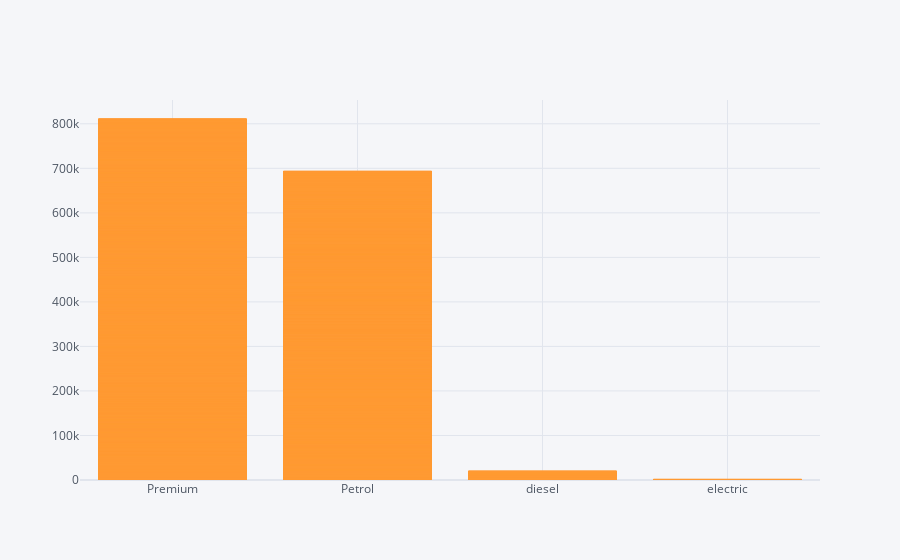

The notebook cell saved with this chart:
### Code cell
data.iplot(kind = "bar" , x= "Fuel",y = "HP" )

### Figure 1 — Plotly figure (JSON) as saved in the notebook; plotly's stock layout.template omitted (floating-point values rounded to 4 significant figures; data arrays with more than 128 entries replaced by an {"elided": "..."} marker saying what was removed)
{"data": [{"marker": {"color": "rgba(255, 153, 51, 0.6)", "line": {"color": "rgba(255, 153, 51, 1.0)", "width": 1}}, "name": "HP", "orientation": "v", "text": "", "type": "bar", "x": {"elided": "10909 str values"}, "y": {"elided": "10909 mixed values"}}], "layout": {"legend": {"bgcolor": "#F5F6F9", "font": {"color": "#4D5663"}}, "paper_bgcolor": "#F5F6F9", "plot_bgcolor": "#F5F6F9", "title": {"font": {"color": "#4D5663"}}, "xaxis": {"gridcolor": "#E1E5ED", "showgrid": true, "tickfont": {"color": "#4D5663"}, "title": {"font": {"color": "#4D5663"}, "text": ""}, "zerolinecolor": "#E1E5ED"}, "yaxis": {"gridcolor": "#E1E5ED", "showgrid": true, "tickfont": {"color": "#4D5663"}, "title": {"font": {"color": "#4D5663"}, "text": ""}, "zerolinecolor": "#E1E5ED"}}}
